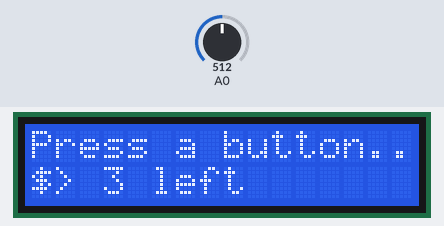
This sketch was run on a simulated Arduino Uno, built with avr-gcc and run on an emulated ATmega328P. Parts: 16×2 character LCD. The test bench sets the inputs (shaded band); at power-on: A0 = 512.

Above: at 1.2 s.
1.3 s: A0 set to 716
At 3.6 s:
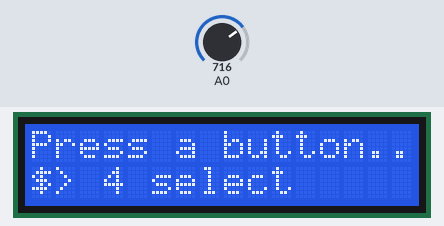
5.8 s: A0 set to 306
At 7.0 s:
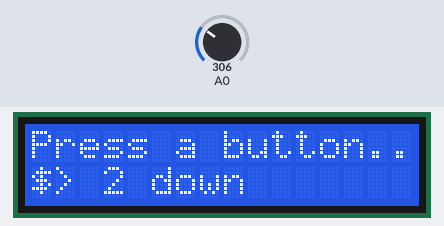
12.0 s: A0 set to 122
At 13.8 s:
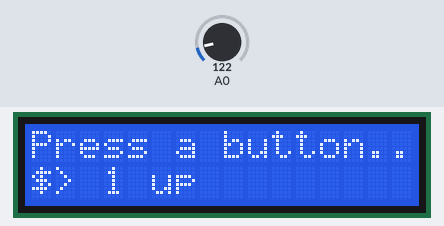
18.2 s: A0 set to 0
At 19.5 s:
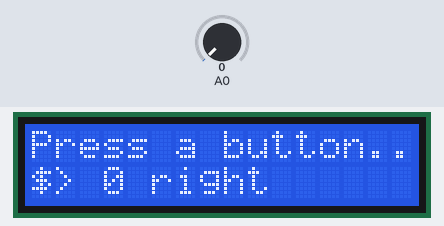
24.4 s: A0 set to 511
At 26.3 s:
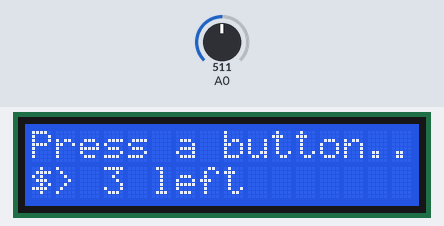
Timing chart, 0 to 27.8 s (numbered marks = the images above; inputs shaded):
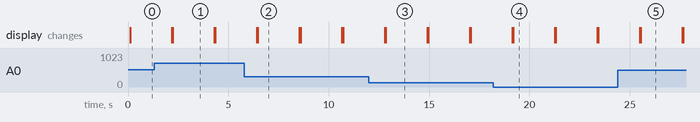

The sketch:

button_presser.ino
```cpp
#include <LiquidCrystal.h>
#include <LCDKeypad.h>

#define RIGHT 0
#define UP 1
#define DOWN 2
#define LEFT 3
#define SELECT 4

LCDKeypad lcd;

void setup()
{
  lcd.begin(16,2);
  lcd.clear();
  lcd.print("Press a button..");
  lcd.setCursor(0,1);
  lcd.print("$>");
}

void loop()
{
  int button;
  button = waitButton();
  displayButtonPress(button);
  delay(1000);
  setup();
}

void displayButtonPress(int button)
{
  char* button_name;
  switch(button)
  {
  case RIGHT:
    button_name = "right";
    break;
  case UP:
    button_name = "up";
    break;
  case DOWN:
    button_name = "down";
    break;
  case LEFT:
    button_name = "left";
    break;
  case SELECT:
    button_name = "select";
    break;
  default:
    button_name = "unknown btn";
    break;
  }

  char buf[16];
  sprintf(buf, "$> %d ", button);
  strncat(buf, button_name, 11);
  lcd.setCursor(0,1);
  lcd.print(buf);
  delay(1000);
}

int waitButton()
{
  int buttonPressed;

  waitReleaseButton;
  lcd.blink();

  while((buttonPressed=lcd.button())==KEYPAD_NONE)
  {
  }

  delay(50);
  lcd.noBlink();

  return buttonPressed;
}

void waitReleaseButton()
{
  delay(50);

  while(lcd.button()!=KEYPAD_NONE)
  {
  }

  delay(50);
}
```

Measured:
- after the input at 1.3 s, the display: first differs from a run without the input after 0.94 s (image 1)
- after the input at 5.8 s, the display: first differs from a run without the input after 0.68 s (image 2)
- after the input at 12.0 s, the display: first differs from a run without the input after 0.83 s (image 3)
- after the input at 18.2 s, the display: first differs from a run without the input after 0.99 s (image 4)
- after the input at 24.4 s, the display: first differs from a run without the input after 1.1 s (image 5)
- what the display in image 1 shows lasts 2.1 s, from 2.2 s to 4.3 s
